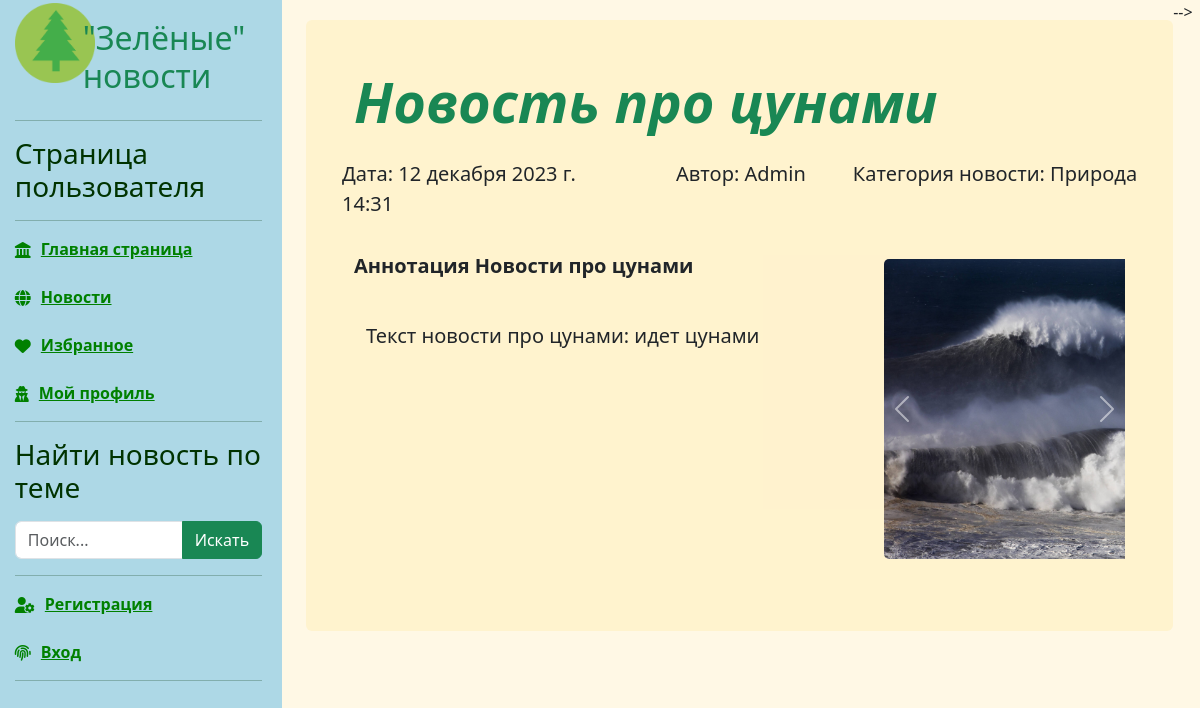
The app's page /news/new_single/, older data.
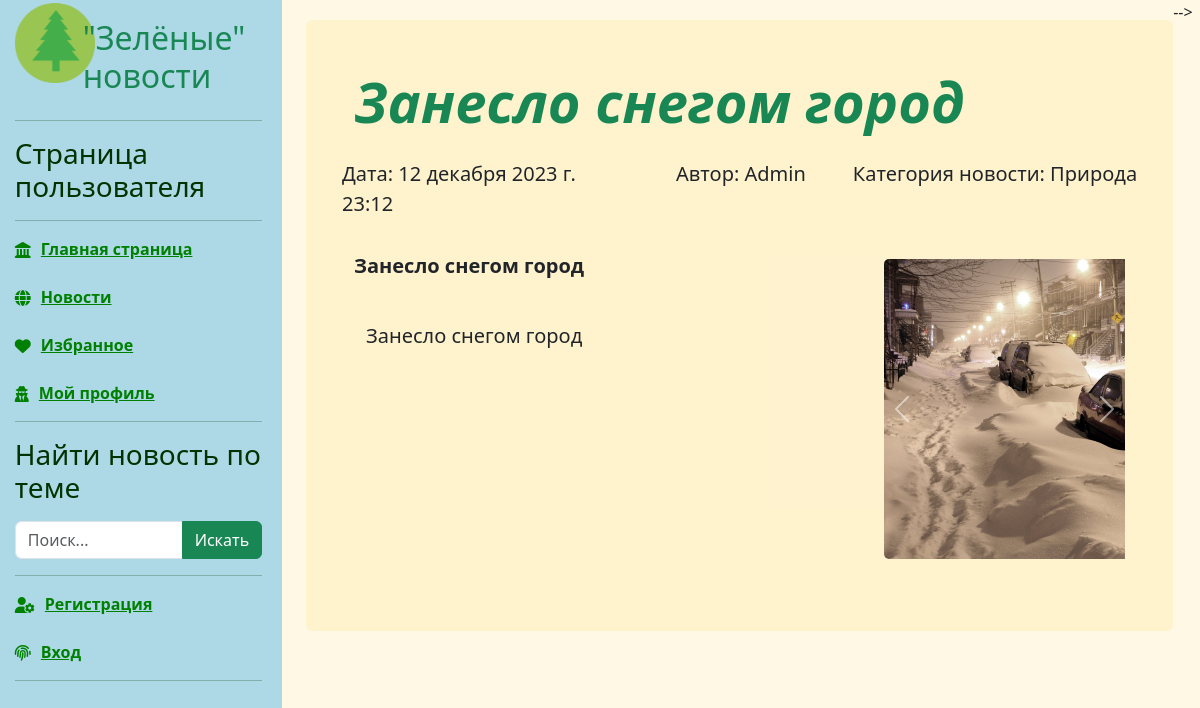
The same page, newer data.
### news/models.py (models this page shows, shortened)
class Article(models.Model):
    categories = (('A', 'Животные'),
                  ('P', 'Растения'),
                  ('M', 'Микромир'),
                  ('W', 'Вода'),
                  ('N', 'Природа'))
    author = models.ForeignKey(User, on_delete=models.SET_NULL, null=True)
    title = models.CharField('Название', max_length=50, default='') #указывать длину обязательно#
    anouncement = models.TextField('Аннотация', max_length=250) #можно не указывать длину#
    text = models.TextField('Текст новости')
    date = models.DateTimeField('Дата публикации', auto_now=True) # auto_now=True - автоизменение новости auto_create=True - автосоздание новости#
    category = models.CharField(choices=categories, max_length=20, verbose_name='Категории')
    tags = models.ManyToManyField( to=Tag, blank=True, verbose_name='Теги')
    status = models.BooleanField(default=True)
    objects = models.Manager()
    published = PublishedToday()
    class Meta:
        ordering = ['title','date']
        verbose_name= 'Новость'
        verbose_name_plural='Новости'
    class Meta:
        ordering = ['date','title']
        verbose_name ='Новость'
        verbose_name_plural ='Новости'

class Image(models.Model):
    article = models.ForeignKey(Article, on_delete=models.CASCADE)
    title = models.CharField(max_length=50, blank=True)
    image = models.ImageField(default='default1.jpg', null=True, upload_to='images/') #лучше добавить поле default !!!
    class Meta:
        ordering = ['title']
        verbose_name = 'Картинка'
        verbose_name_plural = 'Картинки'

### news/views.py (the view)
# urls.py: path('new_single/', views.new_single, name='new_single'),
def new_single (request):
    article = Article.objects.all().last()
    context = {'article': article}
    return render(request, 'news/new_single.html', context)

### users/templatetags/users_extras.py (called while the page is built)
@register.filter(name="has_group")
def has_group(user,group_name):
    return user.groups.filter(name=group_name).exists()

### news/templates/news/new_single.html (shortened to what this page needs)
{% extends 'main/base.html' %}
{% load static %}
{% load bootstrap5 %}
{% load users_extras %}
{% block sidebar %} {% include 'users/user_panel.html' %} {% endblock %}
{% block content %}
-->
<div class="single_news">
    <div class="p-4 p-md-5 rounded bg-warning bg-opacity-10">
        <div class="col-md-12 px-0">
            <h1 class="display-4 fst-italic fw-bold text-success"> {{ article.title }} </h1>
        </div>
        <div class="row">
            <div class="col-md-4 lead px-0 my-3">Дата: {{ article.date }}</div>
            <div class="col-md-3 lead px-0 my-3 text-end">Автор: {{ article.author }}</div>
            <div class="col-md-5 lead px-0 my-3 text-end">Категория новости: {{ article.get_category_display }}</div>
        </div>
        <div class="row">
            <div class="col-8 ">
                <p class="lead my-3 fw-bold">{{ article.anouncement }}</p></br>
                 <div class="container-fluid">
                     <p class="lead mb-0">{{ article.text }}</p>
                 </div>
            </div>
            <div class="col-4 ">
                {% if article.image_set.all %}
                <div id="carouselControls" class="carousel slide" data-ride="carousel">
                    <div class="carousel-inner" role="listbox" style=" width:auto; height: 300px !important;">
                        {% for image in article.image_set.all %}
                        <div class="carousel-item {% if forloop.counter == 1 %} active {% endif %}">
                            <img class="d-block" src="{{ image.image.url }}"
                                 style="margin:auto; height:300px; width:auto; border-radius:5px;">
                        </div>
                        {% endfor %}
                    </div>
                    <a class="carousel-control-prev" href="#carouselControls" role="button" data-slide="prev">
                        <span class="carousel-control-prev-icon" aria-hidden="true"></span>
                    </a>
                    <a class="carousel-control-next" href="#carouselControls" role="button" data-slide="next">
                        <span class="carousel-control-next-icon" aria-hidden="true"></span>
                    </a>
                </div>
                {% endif%}
            </div>
        </div>
    </div>
</div>
{% endblock %}

Row changes from the older to the newer data that the page shows:
no longer on this page (row unchanged): Article: title "Новость про цунами", date "12 декабря 2023 г. 14:31", author "Admin", category "Природа", anouncement "Аннотация Новости про цунами", text "Текст новости про цунами: идет цунами"
no longer on this page (row unchanged): Image: image (picture)
added Article: title "Занесло снегом город", date "12 декабря 2023 г. 23:12", author "Admin", category "Природа", anouncement "Занесло снегом город", text "Занесло снегом город"
added Image: image (picture)
